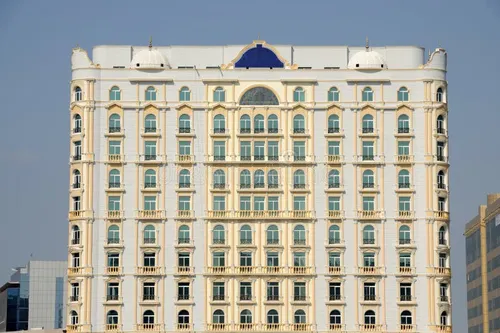
#> input picture pictures/building2.webp, 500 x 333 px, found by its file name
$ python Day_22.py
#> lines starting #> are read from the running program, lines starting #| are printed output that depends on the picture; after the words box and inside, x2 and y2 are one past the last pixel; in counts of white or black regions, pixels touching at a corner belong together
import numpy as np
import cv2 as cv

img = cv.imread(r'pictures\building2.webp')
#> img is the input picture: shape (333, 500, 3); mean B, G, R 158.2, 165.1, 164.1

grey = cv.cvtColor(img, cv.COLOR_BGR2GRAY)
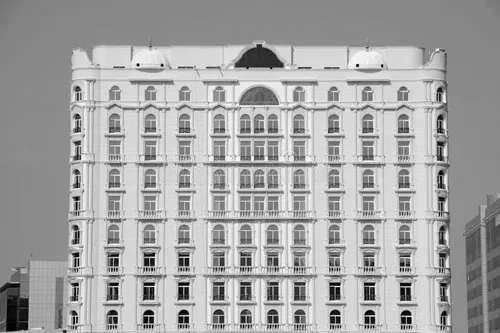
#> grey: shape (333, 500); min 0, max 252, mean 164
# cv.imshow('grey', grey)

# simple thresold
thresold , thres_img = cv.threshold(grey, 135, 255, cv.THRESH_BINARY)
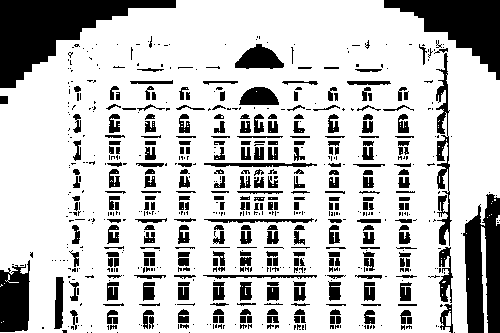
#> thres_img: shape (333, 500); 76.8% white; 672 black regions (381 under 20 px), largest, box (x1, y1, x2, y2) and area: (0, 0, 176, 88) 6456, (384, 0, 500, 80) 4180, (463, 194, 500, 333) 3735
thresold , thres_img_inv = cv.threshold(grey, 135, 255, cv.THRESH_BINARY_INV)
# cv.imshow('Simple Thresold Image Regular', thres_img)
# cv.imshow('Simple Thresold Image Inverse', thres_img_inv)

# adaptive thresold
adp_thres_img_gauss = cv.adaptiveThreshold(grey, 255, cv.ADAPTIVE_THRESH_GAUSSIAN_C, cv.THRESH_BINARY, 11, 10)
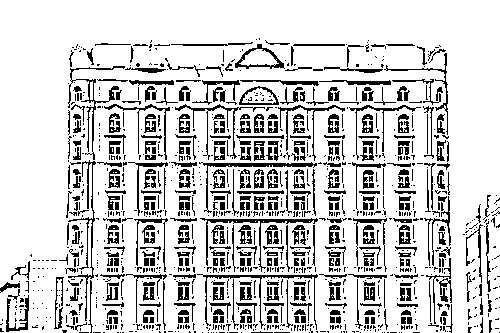
#> adp_thres_img_gauss: shape (333, 500); 81% white; black in thin lines or dots, all inside (x1, y1, x2, y2) = (0, 38, 500, 333)
# cv.imshow('Adaptive thresold gauss', adp_thres_img_gauss)

adp_thres_img_mean = cv.adaptiveThreshold(grey, 255, cv.ADAPTIVE_THRESH_MEAN_C, cv.THRESH_BINARY, 11, 10)
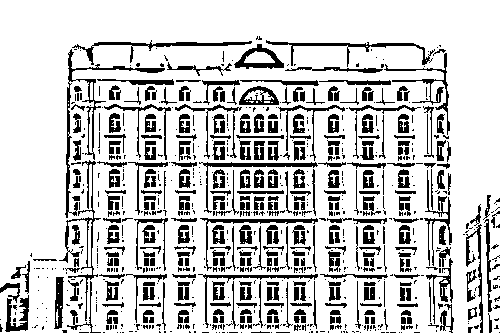
#> adp_thres_img_mean: shape (333, 500); 78.7% white; 845 black regions (507 under 20 px), largest, box (x1, y1, x2, y2) and area: (65, 49, 165, 218) 1165, (59, 160, 101, 321) 709, (72, 40, 252, 65) 662
# cv.imshow('Adaptive thresold mean', adp_thres_img_mean)

# color spaces
hsv = cv.cvtColor(img, cv.COLOR_BGR2HSV)
#> hsv: shape (333, 500, 3); mean H, S, V 53.5, 53.4, 179.2
hls = cv.cvtColor(img, cv.COLOR_BGR2HLS)
#> hls: shape (333, 500, 3); mean of channels 0, 1, 2 53.5, 161.8, 63.4
lab = cv.cvtColor(img, cv.COLOR_BGR2LAB)
#> lab: shape (333, 500, 3); mean of channels 0, 1, 2 171.5, 127.1, 131.3
ycrcb = cv.cvtColor(img, cv.COLOR_BGR2YCR_CB)
#> ycrcb: shape (333, 500, 3); mean of channels 0, 1, 2 164, 128.1, 124.7
rgb = cv.cvtColor(img, cv.COLOR_BGR2RGB)

# [5 lines of commented-out code are left out]


cv.waitKey(0)

$ run again, with pictures/building1.webp copied over pictures/building2.webp
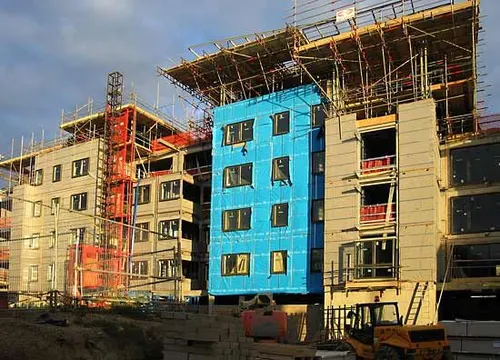
#> input picture pictures/building1.webp, 500 x 360 px, found by its file name
#> img is the input picture: shape (360, 500, 3); mean B, G, R 94.8, 109.7, 110.2
#> `thresold , thres_img = cv.threshold(grey, 135, 255, cv.THRESH_BINARY)`:
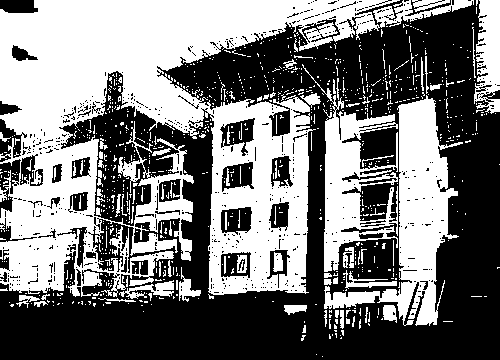
#> thres_img: shape (360, 500); 47% white; 911 white regions (829 under 20 px), largest, box (x1, y1, x2, y2) and area: (0, 0, 474, 297) 58717, (324, 95, 463, 326) 9964, (302, 64, 398, 272) 6168
#> adp_thres_img_gauss: shape (360, 500); 75.3% white; black in thin lines or dots
#> `adp_thres_img_mean = cv.adaptiveThreshold(grey, 255, cv.ADAPTIVE_THRES..`:
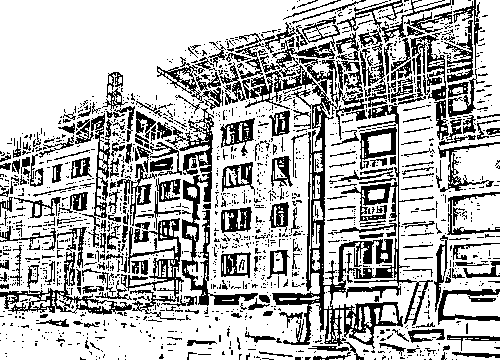
#> adp_thres_img_mean: shape (360, 500); 71.4% white; 1609 black regions (1348 under 20 px), largest, box (x1, y1, x2, y2) and area: (242, 16, 434, 349) 10152, (165, 108, 258, 306) 2862, (121, 218, 184, 320) 1702
#> hsv: shape (360, 500, 3); mean H, S, V 46.6, 114.8, 130.2
#> hls: shape (360, 500, 3); mean of channels 0, 1, 2 46.6, 102.8, 103.9
#> lab: shape (360, 500, 3); mean of channels 0, 1, 2 115.5, 128.4, 137.2
#> ycrcb: shape (360, 500, 3); mean of channels 0, 1, 2 108.1, 129.5, 120.4
